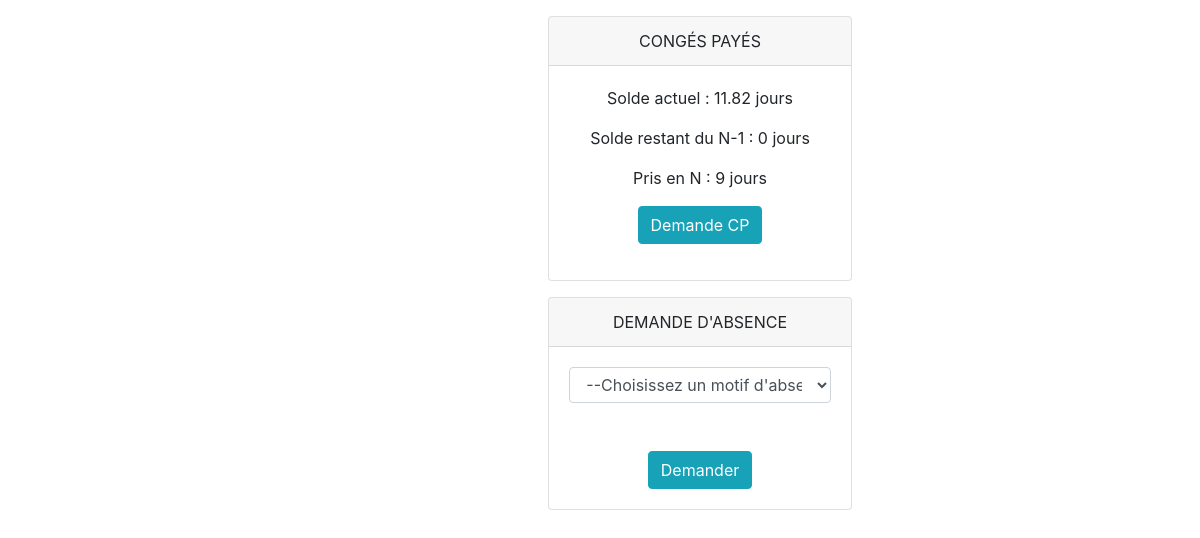
The app's page /pageSalarieNonCadre.php (signed in) with its own data.
### tables this page shows
CREATE TABLE IF NOT EXISTS `solde` (
  `idsalaries` int(11) NOT NULL,
  `ACQUISCPN-1` float NOT NULL,
  `PRISCPN-1` float NOT NULL,
  `SOLDECPN-1` float NOT NULL,
  `ACQUISCPN` float NOT NULL,
  `PRISCPN` float NOT NULL,
  `SOLDECPN` float NOT NULL,
  `ACQUISJRRCR` float NOT NULL,
  `PRISJRRCR` float NOT NULL,
  `SOLDEJRRCR` float NOT NULL,
  PRIMARY KEY (`idsalaries`)
);

### Model/modelSal.php (called while the page is built, shortened)
<?php
include('access.php');
$stmt = $con->prepare("SELECT `SOLDECPN-1`,PRISCPN,SOLDECPN,ACQUISJRRCR,PRISJRRCR,SOLDEJRRCR FROM solde JOIN salarie ON solde.idsalaries=salarie.idsalaries WHERE login=?");
$stmt->bind_param("s", $log);
$stmt->execute();
$stmt->bind_result($soldeCpnm1,$prisCpn,$soldeCpn,$acquisJRRCR,$prisJRRCR,$soldeJRRCR);
?>

### Control/controlSal.php (called while the page is built)
<?php
include('../../Model/modelSal.php');
?>

### Model/access.php (called while the page is built, shortened)
<?php
if(isset($_SESSION)) {
	$log= $_SESSION["login"];
}else{
	session_start();
	$log= $_SESSION["login"];
}
?>

### pageSalarieNonCadre.php (the view, shortened to what this page needs)
<!DOCTYPE html>
<html>
<head>
	<link href="https://use.fontawesome.com/releases/v5.0.4/css/all.css" rel="stylesheet">
	<link href="daterangepicker.css" rel="stylesheet">
	<link rel="stylesheet" href="pageSalarieNonCadre.css">
	<link rel="stylesheet" href="https://maxcdn.bootstrapcdn.com/bootstrap/4.3.1/css/bootstrap.min.css">
</head>
<body>
<?php
include('../../Control/controlSal.php');
?>
	<div class="offset-lg-4 col-lg-8">
		<div class="row mt-3">
			<div class="col-md-8 col-lg-5 offset-lg-2">
				<div class="card text-center">
					<div class="card-header" >CONG&EacuteS PAY&EacuteS</div>
					<div class="card-body">
						<p >Solde actuel : <?php echo $soldeCpn;?> jours</p>
						<p >Solde restant du N-1 : <?php echo $soldeCpnm1;?> jours</p>
						<p >Pris en N : <?php echo $prisCpn;?> jours</p>
						<p ><input type="submit" class="btn btn-info" value="Demande CP" onclick="sendType('2');calendarFunction(); calendarFunctionBis()" /></p>
					</div>
				</div>
			</div>
		</div>
		<div class="row mt-3">
			<div class="col-md-8 col-lg-5 offset-lg-2">
				<div class="card text-center">
					<div class="card-header">DEMANDE D'ABSENCE</div>
					<div id="demandeAbsence" class="card-body">
						<form id="f"  onsubmit="return false">
							<fieldset>
								<select name="motifAbsence" id="motifAbsence" size="1" class="form-control" onchange="showPopUp()" >
									<option value="" disabled selected>--Choisissez un motif d'absence--</option>
								</select><br><br>
								<input type="submit" class="btn btn-info" value="Demander" onclick="clickMotifAbsence(),document.getElementById('ancre2eChoix').scrollIntoView();"/>
							</fieldset>
						</form>
					</div>
				</div>
			</div>
			<div class="col">
				<div class="position-absolute w-100 p-4  d-flex flex-column align-items-end toast-list">
				</div>
			</div>
		</div>
		<div class="row mt-3" id="ancre2eChoix">
			<div class="col">
				<div class="position-absolute w-100 p-4  d-flex flex-column align-items-end toast-list">
				</div>
			</div>
		</div>
	</div>
</body>
</html>

### View/Salarie/pageSalarieNonCadre.css (style rules this page uses)
html { scroll-behavior: smooth; }
div { outline:none; }
.toast-list { position: absolute; right: 10%; display: none; }

### records on screen
solde: SOLDECPN "11.82", value "0", PRISCPN "9"
